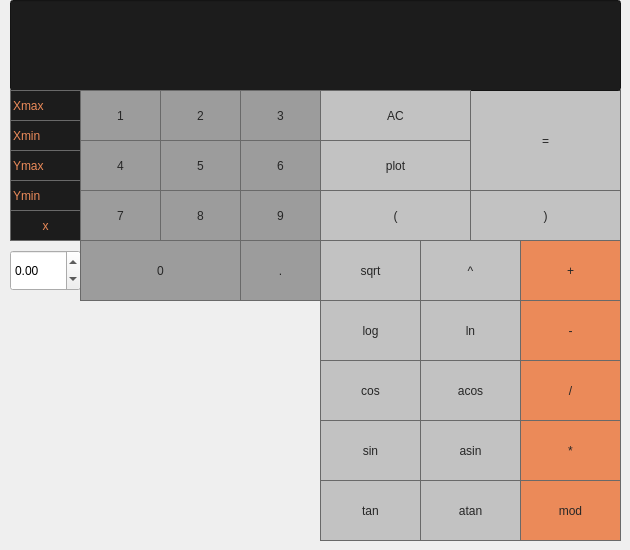
<?xml version="1.0" encoding="UTF-8"?>
<ui version="4.0">
 <class>MainWindow</class>
 <widget class="QMainWindow" name="MainWindow">
  <property name="geometry">
   <rect>
    <x>0</x>
    <y>0</y>
    <width>630</width>
    <height>550</height>
   </rect>
  </property>
  <property name="sizePolicy">
   <sizepolicy hsizetype="Preferred" vsizetype="Preferred">
    <horstretch>0</horstretch>
    <verstretch>0</verstretch>
   </sizepolicy>
  </property>
  <property name="windowTitle">
   <string>MainWindow</string>
  </property>
  <property name="styleSheet">
   <string notr="true"/>
  </property>
  <widget class="QWidget" name="centralwidget">
   <widget class="QPushButton" name="l_bracket">
    <property name="geometry">
     <rect>
      <x>320</x>
      <y>190</y>
      <width>151</width>
      <height>51</height>
     </rect>
    </property>
    <property name="styleSheet">
     <string notr="true">QPushButton {
  background-color: #c2c2c2;
  color: #262626;
  border: 1px solid #696969;
}

QPushButton:pressed {
    background-color: qlineargradient(x1: 0, y1: 0, x2: 0, y2: 1,
                                      stop: 0 #363636, stop: 1 #141414);
}</string>
    </property>
    <property name="text">
     <string>(</string>
    </property>
    <attribute name="buttonGroup">
     <string notr="true">write</string>
    </attribute>
   </widget>
   <widget class="QPushButton" name="minus">
    <property name="geometry">
     <rect>
      <x>520</x>
      <y>300</y>
      <width>101</width>
      <height>61</height>
     </rect>
    </property>
    <property name="sizePolicy">
     <sizepolicy hsizetype="Expanding" vsizetype="Fixed">
      <horstretch>0</horstretch>
      <verstretch>0</verstretch>
     </sizepolicy>
    </property>
    <property name="styleSheet">
     <string notr="true">QPushButton {
  background-color: #eb8a59;
  color: #262626;
  border: 1px solid #696969;
}

QPushButton:pressed {
    background-color: qlineargradient(x1: 0, y1: 0, x2: 0, y2: 1,
                                      stop: 0 #363636, stop: 1 #141414);
}</string>
    </property>
    <property name="text">
     <string>-</string>
    </property>
    <attribute name="buttonGroup">
     <string notr="true">write</string>
    </attribute>
   </widget>
   <widget class="QPushButton" name="ln">
    <property name="geometry">
     <rect>
      <x>420</x>
      <y>300</y>
      <width>101</width>
      <height>61</height>
     </rect>
    </property>
    <property name="sizePolicy">
     <sizepolicy hsizetype="Expanding" vsizetype="Fixed">
      <horstretch>0</horstretch>
      <verstretch>0</verstretch>
     </sizepolicy>
    </property>
    <property name="styleSheet">
     <string notr="true">QPushButton {
  background-color: #c2c2c2;
  color: #262626;
  border: 1px solid #696969;
}

QPushButton:pressed {
    background-color: qlineargradient(x1: 0, y1: 0, x2: 0, y2: 1,
                                      stop: 0 #363636, stop: 1 #141414);
}</string>
    </property>
    <property name="text">
     <string>ln</string>
    </property>
    <attribute name="buttonGroup">
     <string notr="true">write</string>
    </attribute>
   </widget>
   <widget class="QPushButton" name="pow">
    <property name="geometry">
     <rect>
      <x>420</x>
      <y>240</y>
      <width>101</width>
      <height>61</height>
     </rect>
    </property>
    <property name="sizePolicy">
     <sizepolicy hsizetype="Expanding" vsizetype="Fixed">
      <horstretch>0</horstretch>
      <verstretch>0</verstretch>
     </sizepolicy>
    </property>
    <property name="styleSheet">
     <string notr="true">QPushButton {
  background-color: #c2c2c2;
  color: #262626;
  border: 1px solid #696969;
}

QPushButton:pressed {
    background-color: qlineargradient(x1: 0, y1: 0, x2: 0, y2: 1,
                                      stop: 0 #363636, stop: 1 #141414);
}</string>
    </property>
    <property name="text">
     <string>^</string>
    </property>
    <attribute name="buttonGroup">
     <string notr="true">write</string>
    </attribute>
   </widget>
   <widget class="QPushButton" name="mul">
    <property name="geometry">
     <rect>
      <x>520</x>
      <y>420</y>
      <width>101</width>
      <height>61</height>
     </rect>
    </property>
    <property name="sizePolicy">
     <sizepolicy hsizetype="Expanding" vsizetype="Fixed">
      <horstretch>0</horstretch>
      <verstretch>0</verstretch>
     </sizepolicy>
    </property>
    <property name="styleSheet">
     <string notr="true">QPushButton {
  background-color: #eb8a59;
  color: #262626;
  border: 1px solid #696969;
}

QPushButton:pressed {
    background-color: qlineargradient(x1: 0, y1: 0, x2: 0, y2: 1,
                                      stop: 0 #363636, stop: 1 #141414);
}</string>
    </property>
    <property name="text">
     <string>*</string>
    </property>
    <attribute name="buttonGroup">
     <string notr="true">write</string>
    </attribute>
   </widget>
   <widget class="QPushButton" name="div">
    <property name="geometry">
     <rect>
      <x>520</x>
      <y>360</y>
      <width>101</width>
      <height>61</height>
     </rect>
    </property>
    <property name="sizePolicy">
     <sizepolicy hsizetype="Expanding" vsizetype="Fixed">
      <horstretch>0</horstretch>
      <verstretch>0</verstretch>
     </sizepolicy>
    </property>
    <property name="styleSheet">
     <string notr="true">QPushButton {
  background-color: #eb8a59;
  color: #262626;
  border: 1px solid #696969;
}

QPushButton:pressed {
    background-color: qlineargradient(x1: 0, y1: 0, x2: 0, y2: 1,
                                      stop: 0 #363636, stop: 1 #141414);
}</string>
    </property>
    <property name="text">
     <string>/</string>
    </property>
    <attribute name="buttonGroup">
     <string notr="true">write</string>
    </attribute>
   </widget>
   <widget class="QPushButton" name="mod">
    <property name="geometry">
     <rect>
      <x>520</x>
      <y>480</y>
      <width>101</width>
      <height>61</height>
     </rect>
    </property>
    <property name="sizePolicy">
     <sizepolicy hsizetype="Expanding" vsizetype="Fixed">
      <horstretch>0</horstretch>
      <verstretch>0</verstretch>
     </sizepolicy>
    </property>
    <property name="styleSheet">
     <string notr="true">QPushButton {
  background-color: #eb8a59;
  color: #262626;
  border: 1px solid #696969;
}

QPushButton:pressed {
    background-color: qlineargradient(x1: 0, y1: 0, x2: 0, y2: 1,
                                      stop: 0 #363636, stop: 1 #141414);
}</string>
    </property>
    <property name="text">
     <string>mod</string>
    </property>
    <attribute name="buttonGroup">
     <string notr="true">write</string>
    </attribute>
   </widget>
   <widget class="QPushButton" name="plus">
    <property name="geometry">
     <rect>
      <x>520</x>
      <y>240</y>
      <width>101</width>
      <height>61</height>
     </rect>
    </property>
    <property name="sizePolicy">
     <sizepolicy hsizetype="Expanding" vsizetype="Fixed">
      <horstretch>0</horstretch>
      <verstretch>0</verstretch>
     </sizepolicy>
    </property>
    <property name="styleSheet">
     <string notr="true">QPushButton {
  background-color: #eb8a59;
  color: #262626;
  border: 1px solid #696969;
}

QPushButton:pressed {
    background-color: qlineargradient(x1: 0, y1: 0, x2: 0, y2: 1,
                                      stop: 0 #363636, stop: 1 #141414);
}</string>
    </property>
    <property name="text">
     <string>+</string>
    </property>
    <attribute name="buttonGroup">
     <string notr="true">write</string>
    </attribute>
   </widget>
   <widget class="QPushButton" name="sqrt">
    <property name="geometry">
     <rect>
      <x>320</x>
      <y>240</y>
      <width>101</width>
      <height>61</height>
     </rect>
    </property>
    <property name="sizePolicy">
     <sizepolicy hsizetype="Expanding" vsizetype="Fixed">
      <horstretch>0</horstretch>
      <verstretch>0</verstretch>
     </sizepolicy>
    </property>
    <property name="styleSheet">
     <string notr="true">QPushButton {
  background-color: #c2c2c2;
  color: #262626;
  border: 1px solid #696969;
}

QPushButton:pressed {
    background-color: qlineargradient(x1: 0, y1: 0, x2: 0, y2: 1,
                                      stop: 0 #363636, stop: 1 #141414);
}</string>
    </property>
    <property name="text">
     <string>sqrt</string>
    </property>
    <attribute name="buttonGroup">
     <string notr="true">write</string>
    </attribute>
   </widget>
   <widget class="QPushButton" name="r_bracket">
    <property name="geometry">
     <rect>
      <x>470</x>
      <y>190</y>
      <width>151</width>
      <height>51</height>
     </rect>
    </property>
    <property name="styleSheet">
     <string notr="true">QPushButton {
  background-color: #c2c2c2;
  color: #262626;
  border: 1px solid #696969;
}

QPushButton:pressed {
    background-color: qlineargradient(x1: 0, y1: 0, x2: 0, y2: 1,
                                      stop: 0 #363636, stop: 1 #141414);
}</string>
    </property>
    <property name="text">
     <string>)</string>
    </property>
    <attribute name="buttonGroup">
     <string notr="true">write</string>
    </attribute>
   </widget>
   <widget class="QPushButton" name="eq">
    <property name="geometry">
     <rect>
      <x>470</x>
      <y>90</y>
      <width>151</width>
      <height>101</height>
     </rect>
    </property>
    <property name="styleSheet">
     <string notr="true">QPushButton {
  background-color: #c2c2c2;
  color: #262626;
  border: 1px solid #696969;
}

QPushButton:pressed {
    background-color: qlineargradient(x1: 0, y1: 0, x2: 0, y2: 1,
                                      stop: 0 #363636, stop: 1 #141414);
}</string>
    </property>
    <property name="text">
     <string>=</string>
    </property>
   </widget>
   <widget class="QLineEdit" name="lineEdit">
    <property name="geometry">
     <rect>
      <x>10</x>
      <y>0</y>
      <width>611</width>
      <height>91</height>
     </rect>
    </property>
    <property name="sizePolicy">
     <sizepolicy hsizetype="Expanding" vsizetype="Fixed">
      <horstretch>0</horstretch>
      <verstretch>10</verstretch>
     </sizepolicy>
    </property>
    <property name="minimumSize">
     <size>
      <width>0</width>
      <height>0</height>
     </size>
    </property>
    <property name="baseSize">
     <size>
      <width>0</width>
      <height>0</height>
     </size>
    </property>
    <property name="font">
     <font>
      <pointsize>60</pointsize>
     </font>
    </property>
    <property name="styleSheet">
     <string notr="true">QLineEdit {
  background-color: #1c1c1c;
  color: #c2c2c2;
}</string>
    </property>
   </widget>
   <widget class="QPushButton" name="dot_2">
    <property name="geometry">
     <rect>
      <x>320</x>
      <y>140</y>
      <width>151</width>
      <height>51</height>
     </rect>
    </property>
    <property name="sizePolicy">
     <sizepolicy hsizetype="Expanding" vsizetype="Fixed">
      <horstretch>0</horstretch>
      <verstretch>0</verstretch>
     </sizepolicy>
    </property>
    <property name="styleSheet">
     <string notr="true">QPushButton {
  background-color: #c2c2c2;
  color: #262626;
  border: 1px solid #696969;
}

QPushButton:pressed {
    background-color: qlineargradient(x1: 0, y1: 0, x2: 0, y2: 1,
                                      stop: 0 #363636, stop: 1 #141414);
}</string>
    </property>
    <property name="text">
     <string>plot</string>
    </property>
   </widget>
   <widget class="QPushButton" name="AC">
    <property name="geometry">
     <rect>
      <x>320</x>
      <y>90</y>
      <width>151</width>
      <height>51</height>
     </rect>
    </property>
    <property name="styleSheet">
     <string notr="true">QPushButton {
  background-color: #c2c2c2;
  color: #262626;
  border: 1px solid #696969;
}

QPushButton:pressed {
    background-color: qlineargradient(x1: 0, y1: 0, x2: 0, y2: 1,
                                      stop: 0 #363636, stop: 1 #141414);
}</string>
    </property>
    <property name="text">
     <string>AC</string>
    </property>
   </widget>
   <widget class="QDoubleSpinBox" name="doubleSpinBox">
    <property name="geometry">
     <rect>
      <x>10</x>
      <y>250</y>
      <width>71</width>
      <height>41</height>
     </rect>
    </property>
    <property name="showGroupSeparator" stdset="0">
     <bool>false</bool>
    </property>
    <property name="minimum">
     <double>-1000000.000000000000000</double>
    </property>
    <property name="maximum">
     <double>1000000.000000000000000</double>
    </property>
    <property name="singleStep">
     <double>0.010000000000000</double>
    </property>
    <property name="value">
     <double>0.000000000000000</double>
    </property>
   </widget>
   <widget class="QPushButton" name="digit_6">
    <property name="geometry">
     <rect>
      <x>80</x>
      <y>140</y>
      <width>81</width>
      <height>51</height>
     </rect>
    </property>
    <property name="sizePolicy">
     <sizepolicy hsizetype="Expanding" vsizetype="Fixed">
      <horstretch>0</horstretch>
      <verstretch>0</verstretch>
     </sizepolicy>
    </property>
    <property name="styleSheet">
     <string notr="true">QPushButton {
  background-color: #9c9c9c;
  color: #262626;
  border: 1px solid #696969;
}

QPushButton:pressed {
    background-color: qlineargradient(x1: 0, y1: 0, x2: 0, y2: 1,
                                      stop: 0 #363636, stop: 1 #141414);
}</string>
    </property>
    <property name="text">
     <string>4</string>
    </property>
    <attribute name="buttonGroup">
     <string notr="true">write</string>
    </attribute>
   </widget>
   <widget class="QPushButton" name="digit_7">
    <property name="geometry">
     <rect>
      <x>80</x>
      <y>190</y>
      <width>81</width>
      <height>51</height>
     </rect>
    </property>
    <property name="sizePolicy">
     <sizepolicy hsizetype="Expanding" vsizetype="Fixed">
      <horstretch>0</horstretch>
      <verstretch>0</verstretch>
     </sizepolicy>
    </property>
    <property name="styleSheet">
     <string notr="true">QPushButton {
  background-color: #9c9c9c;
  color: #262626;
  border: 1px solid #696969;
}

QPushButton:pressed {
    background-color: qlineargradient(x1: 0, y1: 0, x2: 0, y2: 1,
                                      stop: 0 #363636, stop: 1 #141414);
}</string>
    </property>
    <property name="text">
     <string>7</string>
    </property>
    <attribute name="buttonGroup">
     <string notr="true">write</string>
    </attribute>
   </widget>
   <widget class="QPushButton" name="digit_8">
    <property name="geometry">
     <rect>
      <x>160</x>
      <y>190</y>
      <width>81</width>
      <height>51</height>
     </rect>
    </property>
    <property name="sizePolicy">
     <sizepolicy hsizetype="Expanding" vsizetype="Fixed">
      <horstretch>0</horstretch>
      <verstretch>0</verstretch>
     </sizepolicy>
    </property>
    <property name="styleSheet">
     <string notr="true">QPushButton {
  background-color: #9c9c9c;
  color: #262626;
  border: 1px solid #696969;
}

QPushButton:pressed {
    background-color: qlineargradient(x1: 0, y1: 0, x2: 0, y2: 1,
                                      stop: 0 #363636, stop: 1 #141414);
}</string>
    </property>
    <property name="text">
     <string>8</string>
    </property>
    <attribute name="buttonGroup">
     <string notr="true">write</string>
    </attribute>
   </widget>
   <widget class="QPushButton" name="dot">
    <property name="geometry">
     <rect>
      <x>240</x>
      <y>240</y>
      <width>81</width>
      <height>61</height>
     </rect>
    </property>
    <property name="sizePolicy">
     <sizepolicy hsizetype="Expanding" vsizetype="Fixed">
      <horstretch>0</horstretch>
      <verstretch>0</verstretch>
     </sizepolicy>
    </property>
    <property name="styleSheet">
     <string notr="true">QPushButton {
  background-color: #9c9c9c;
  color: #262626;
  border: 1px solid #696969;
}

QPushButton:pressed {
    background-color: qlineargradient(x1: 0, y1: 0, x2: 0, y2: 1,
                                      stop: 0 #363636, stop: 1 #141414);
}</string>
    </property>
    <property name="text">
     <string>.</string>
    </property>
    <attribute name="buttonGroup">
     <string notr="true">write</string>
    </attribute>
   </widget>
   <widget class="QPushButton" name="digit_9">
    <property name="geometry">
     <rect>
      <x>240</x>
      <y>190</y>
      <width>81</width>
      <height>51</height>
     </rect>
    </property>
    <property name="sizePolicy">
     <sizepolicy hsizetype="Expanding" vsizetype="Fixed">
      <horstretch>0</horstretch>
      <verstretch>0</verstretch>
     </sizepolicy>
    </property>
    <property name="styleSheet">
     <string notr="true">QPushButton {
  background-color: #9c9c9c;
  color: #262626;
  border: 1px solid #696969;
}

QPushButton:pressed {
    background-color: qlineargradient(x1: 0, y1: 0, x2: 0, y2: 1,
                                      stop: 0 #363636, stop: 1 #141414);
}</string>
    </property>
    <property name="text">
     <string>9</string>
    </property>
    <attribute name="buttonGroup">
     <string notr="true">write</string>
    </attribute>
   </widget>
   <widget class="QPushButton" name="digit_5">
    <property name="geometry">
     <rect>
      <x>240</x>
      <y>140</y>
      <width>81</width>
      <height>51</height>
     </rect>
    </property>
    <property name="sizePolicy">
     <sizepolicy hsizetype="Expanding" vsizetype="Fixed">
      <horstretch>0</horstretch>
      <verstretch>0</verstretch>
     </sizepolicy>
    </property>
    <property name="styleSheet">
     <string notr="true">QPushButton {
  background-color: #9c9c9c;
  color: #262626;
  border: 1px solid #696969;
}

QPushButton:pressed {
    background-color: qlineargradient(x1: 0, y1: 0, x2: 0, y2: 1,
                                      stop: 0 #363636, stop: 1 #141414);
}</string>
    </property>
    <property name="text">
     <string>6</string>
    </property>
    <attribute name="buttonGroup">
     <string notr="true">write</string>
    </attribute>
   </widget>
   <widget class="QPushButton" name="digit_4">
    <property name="geometry">
     <rect>
      <x>160</x>
      <y>140</y>
      <width>81</width>
      <height>51</height>
     </rect>
    </property>
    <property name="sizePolicy">
     <sizepolicy hsizetype="Expanding" vsizetype="Fixed">
      <horstretch>0</horstretch>
      <verstretch>0</verstretch>
     </sizepolicy>
    </property>
    <property name="styleSheet">
     <string notr="true">QPushButton {
  background-color: #9c9c9c;
  color: #262626;
  border: 1px solid #696969;
}

QPushButton:pressed {
    background-color: qlineargradient(x1: 0, y1: 0, x2: 0, y2: 1,
                                      stop: 0 #363636, stop: 1 #141414);
}</string>
    </property>
    <property name="text">
     <string>5</string>
    </property>
    <attribute name="buttonGroup">
     <string notr="true">write</string>
    </attribute>
   </widget>
   <widget class="QPushButton" name="digit">
    <property name="geometry">
     <rect>
      <x>240</x>
      <y>90</y>
      <width>81</width>
      <height>51</height>
     </rect>
    </property>
    <property name="sizePolicy">
     <sizepolicy hsizetype="Expanding" vsizetype="Fixed">
      <horstretch>0</horstretch>
      <verstretch>0</verstretch>
     </sizepolicy>
    </property>
    <property name="styleSheet">
     <string notr="true">QPushButton {
  background-color: #9c9c9c;
  color: #262626;
  border: 1px solid #696969;
}

QPushButton:pressed {
    background-color: qlineargradient(x1: 0, y1: 0, x2: 0, y2: 1,
                                      stop: 0 #363636, stop: 1 #141414);
}</string>
    </property>
    <property name="text">
     <string>3</string>
    </property>
    <attribute name="buttonGroup">
     <string notr="true">write</string>
    </attribute>
   </widget>
   <widget class="QPushButton" name="digit_2">
    <property name="geometry">
     <rect>
      <x>160</x>
      <y>90</y>
      <width>81</width>
      <height>51</height>
     </rect>
    </property>
    <property name="sizePolicy">
     <sizepolicy hsizetype="Expanding" vsizetype="Fixed">
      <horstretch>0</horstretch>
      <verstretch>0</verstretch>
     </sizepolicy>
    </property>
    <property name="styleSheet">
     <string notr="true">QPushButton {
  background-color: #9c9c9c;
  color: #262626;
  border: 1px solid #696969;
}

QPushButton:pressed {
    background-color: qlineargradient(x1: 0, y1: 0, x2: 0, y2: 1,
                                      stop: 0 #363636, stop: 1 #141414);
}</string>
    </property>
    <property name="text">
     <string>2</string>
    </property>
    <attribute name="buttonGroup">
     <string notr="true">write</string>
    </attribute>
   </widget>
   <widget class="QPushButton" name="digit_3">
    <property name="geometry">
     <rect>
      <x>80</x>
      <y>90</y>
      <width>81</width>
      <height>51</height>
     </rect>
    </property>
    <property name="sizePolicy">
     <sizepolicy hsizetype="Expanding" vsizetype="Fixed">
      <horstretch>0</horstretch>
      <verstretch>0</verstretch>
     </sizepolicy>
    </property>
    <property name="styleSheet">
     <string notr="true">QPushButton {
  background-color: #9c9c9c;
  color: #262626;
  border: 1px solid #696969;
}

QPushButton:pressed {
    background-color: qlineargradient(x1: 0, y1: 0, x2: 0, y2: 1,
                                      stop: 0 #363636, stop: 1 #141414);
}</string>
    </property>
    <property name="text">
     <string>1</string>
    </property>
    <attribute name="buttonGroup">
     <string notr="true">write</string>
    </attribute>
   </widget>
   <widget class="QPushButton" name="asin">
    <property name="geometry">
     <rect>
      <x>420</x>
      <y>420</y>
      <width>101</width>
      <height>61</height>
     </rect>
    </property>
    <property name="sizePolicy">
     <sizepolicy hsizetype="Expanding" vsizetype="Fixed">
      <horstretch>0</horstretch>
      <verstretch>0</verstretch>
     </sizepolicy>
    </property>
    <property name="styleSheet">
     <string notr="true">QPushButton {
  background-color: #c2c2c2;
  color: #262626;
  border: 1px solid #696969;
}

QPushButton:pressed {
    background-color: qlineargradient(x1: 0, y1: 0, x2: 0, y2: 1,
                                      stop: 0 #363636, stop: 1 #141414);
}</string>
    </property>
    <property name="text">
     <string>asin</string>
    </property>
    <attribute name="buttonGroup">
     <string notr="true">write</string>
    </attribute>
   </widget>
   <widget class="QPushButton" name="sin">
    <property name="geometry">
     <rect>
      <x>320</x>
      <y>420</y>
      <width>101</width>
      <height>61</height>
     </rect>
    </property>
    <property name="sizePolicy">
     <sizepolicy hsizetype="Expanding" vsizetype="Fixed">
      <horstretch>0</horstretch>
      <verstretch>0</verstretch>
     </sizepolicy>
    </property>
    <property name="styleSheet">
     <string notr="true">QPushButton {
  background-color: #c2c2c2;
  color: #262626;
  border: 1px solid #696969;
}

QPushButton:pressed {
    background-color: qlineargradient(x1: 0, y1: 0, x2: 0, y2: 1,
                                      stop: 0 #363636, stop: 1 #141414);
}</string>
    </property>
    <property name="text">
     <string>sin</string>
    </property>
    <attribute name="buttonGroup">
     <string notr="true">write</string>
    </attribute>
   </widget>
   <widget class="QPushButton" name="acos">
    <property name="geometry">
     <rect>
      <x>420</x>
      <y>360</y>
      <width>101</width>
      <height>61</height>
     </rect>
    </property>
    <property name="sizePolicy">
     <sizepolicy hsizetype="Expanding" vsizetype="Fixed">
      <horstretch>0</horstretch>
      <verstretch>0</verstretch>
     </sizepolicy>
    </property>
    <property name="styleSheet">
     <string notr="true">QPushButton {
  background-color: #c2c2c2;
  color: #262626;
  border: 1px solid #696969;
}

QPushButton:pressed {
    background-color: qlineargradient(x1: 0, y1: 0, x2: 0, y2: 1,
                                      stop: 0 #363636, stop: 1 #141414);
}</string>
    </property>
    <property name="text">
     <string>acos</string>
    </property>
    <attribute name="buttonGroup">
     <string notr="true">write</string>
    </attribute>
   </widget>
   <widget class="QPushButton" name="cos">
    <property name="geometry">
     <rect>
      <x>320</x>
      <y>360</y>
      <width>101</width>
      <height>61</height>
     </rect>
    </property>
    <property name="sizePolicy">
     <sizepolicy hsizetype="Expanding" vsizetype="Fixed">
      <horstretch>0</horstretch>
      <verstretch>0</verstretch>
     </sizepolicy>
    </property>
    <property name="styleSheet">
     <string notr="true">QPushButton {
  background-color: #c2c2c2;
  color: #262626;
  border: 1px solid #696969;
}

QPushButton:pressed {
    background-color: qlineargradient(x1: 0, y1: 0, x2: 0, y2: 1,
                                      stop: 0 #363636, stop: 1 #141414);
}</string>
    </property>
    <property name="text">
     <string>cos</string>
    </property>
    <attribute name="buttonGroup">
     <string notr="true">write</string>
    </attribute>
   </widget>
   <widget class="QPushButton" name="tan">
    <property name="geometry">
     <rect>
      <x>320</x>
      <y>480</y>
      <width>101</width>
      <height>61</height>
     </rect>
    </property>
    <property name="sizePolicy">
     <sizepolicy hsizetype="Expanding" vsizetype="Fixed">
      <horstretch>0</horstretch>
      <verstretch>0</verstretch>
     </sizepolicy>
    </property>
    <property name="styleSheet">
     <string notr="true">QPushButton {
  background-color: #c2c2c2;
  color: #262626;
  border: 1px solid #696969;
}

QPushButton:pressed {
    background-color: qlineargradient(x1: 0, y1: 0, x2: 0, y2: 1,
                                      stop: 0 #363636, stop: 1 #141414);
}</string>
    </property>
    <property name="text">
     <string>tan</string>
    </property>
    <attribute name="buttonGroup">
     <string notr="true">write</string>
    </attribute>
   </widget>
   <widget class="QPushButton" name="atan">
    <property name="geometry">
     <rect>
      <x>420</x>
      <y>480</y>
      <width>101</width>
      <height>61</height>
     </rect>
    </property>
    <property name="sizePolicy">
     <sizepolicy hsizetype="Expanding" vsizetype="Fixed">
      <horstretch>0</horstretch>
      <verstretch>0</verstretch>
     </sizepolicy>
    </property>
    <property name="styleSheet">
     <string notr="true">QPushButton {
  background-color: #c2c2c2;
  color: #262626;
  border: 1px solid #696969;
}

QPushButton:pressed {
    background-color: qlineargradient(x1: 0, y1: 0, x2: 0, y2: 1,
                                      stop: 0 #363636, stop: 1 #141414);
}</string>
    </property>
    <property name="text">
     <string>atan</string>
    </property>
    <attribute name="buttonGroup">
     <string notr="true">write</string>
    </attribute>
   </widget>
   <widget class="QCustomPlot" name="widget" native="true">
    <property name="geometry">
     <rect>
      <x>10</x>
      <y>310</y>
      <width>301</width>
      <height>231</height>
     </rect>
    </property>
    <property name="styleSheet">
     <string notr="true"/>
    </property>
   </widget>
   <widget class="QLineEdit" name="Xmin">
    <property name="geometry">
     <rect>
      <x>10</x>
      <y>120</y>
      <width>71</width>
      <height>31</height>
     </rect>
    </property>
    <property name="styleSheet">
     <string notr="true">QLineEdit {
  background-color: #1c1c1c;
  color: #eb8a59;
  border: 1px solid #696969;
}</string>
    </property>
    <property name="text">
     <string>Xmin</string>
    </property>
   </widget>
   <widget class="QPushButton" name="digit_10">
    <property name="geometry">
     <rect>
      <x>80</x>
      <y>240</y>
      <width>161</width>
      <height>61</height>
     </rect>
    </property>
    <property name="sizePolicy">
     <sizepolicy hsizetype="Expanding" vsizetype="Fixed">
      <horstretch>0</horstretch>
      <verstretch>0</verstretch>
     </sizepolicy>
    </property>
    <property name="styleSheet">
     <string notr="true">QPushButton {
  background-color: #9c9c9c;
  color: #262626;
  border: 1px solid #696969;
}

QPushButton:pressed {
    background-color: qlineargradient(x1: 0, y1: 0, x2: 0, y2: 1,
                                      stop: 0 #363636, stop: 1 #141414);
}</string>
    </property>
    <property name="text">
     <string>0</string>
    </property>
    <attribute name="buttonGroup">
     <string notr="true">write</string>
    </attribute>
   </widget>
   <widget class="QLineEdit" name="Xmax">
    <property name="geometry">
     <rect>
      <x>10</x>
      <y>90</y>
      <width>71</width>
      <height>31</height>
     </rect>
    </property>
    <property name="styleSheet">
     <string notr="true">QLineEdit {
  background-color: #1c1c1c;
  color: #eb8a59;
  border: 1px solid #696969;
}</string>
    </property>
    <property name="text">
     <string>Xmax</string>
    </property>
   </widget>
   <widget class="QPushButton" name="log">
    <property name="geometry">
     <rect>
      <x>320</x>
      <y>300</y>
      <width>101</width>
      <height>61</height>
     </rect>
    </property>
    <property name="sizePolicy">
     <sizepolicy hsizetype="Expanding" vsizetype="Fixed">
      <horstretch>0</horstretch>
      <verstretch>0</verstretch>
     </sizepolicy>
    </property>
    <property name="styleSheet">
     <string notr="true">QPushButton {
  background-color: #c2c2c2;
  color: #262626;
  border: 1px solid #696969;
}

QPushButton:pressed {
    background-color: qlineargradient(x1: 0, y1: 0, x2: 0, y2: 1,
                                      stop: 0 #363636, stop: 1 #141414);
}</string>
    </property>
    <property name="text">
     <string>log</string>
    </property>
    <attribute name="buttonGroup">
     <string notr="true">write</string>
    </attribute>
   </widget>
   <widget class="QLineEdit" name="Ymin">
    <property name="geometry">
     <rect>
      <x>10</x>
      <y>180</y>
      <width>71</width>
      <height>31</height>
     </rect>
    </property>
    <property name="styleSheet">
     <string notr="true">QLineEdit {
  background-color: #1c1c1c;
  color: #eb8a59;
  border: 1px solid #696969;
}</string>
    </property>
    <property name="text">
     <string>Ymin</string>
    </property>
   </widget>
   <widget class="QLineEdit" name="Ymax">
    <property name="geometry">
     <rect>
      <x>10</x>
      <y>150</y>
      <width>71</width>
      <height>31</height>
     </rect>
    </property>
    <property name="styleSheet">
     <string notr="true">QLineEdit {
  background-color: #1c1c1c;
  color: #eb8a59;
  border: 1px solid #696969;
}</string>
    </property>
    <property name="text">
     <string>Ymax</string>
    </property>
   </widget>
   <widget class="QPushButton" name="X">
    <property name="geometry">
     <rect>
      <x>10</x>
      <y>210</y>
      <width>71</width>
      <height>31</height>
     </rect>
    </property>
    <property name="styleSheet">
     <string notr="true">QPushButton {
  background-color: #1c1c1c;
  color: #eb8a59;
  border: 1px solid #696969;
}

QPushButton:pressed {
    background-color: qlineargradient(x1: 0, y1: 0, x2: 0, y2: 1,
                                      stop: 0 #363636, stop: 1 #141414);
}</string>
    </property>
    <property name="text">
     <string>x</string>
    </property>
    <attribute name="buttonGroup">
     <string notr="true">write</string>
    </attribute>
   </widget>
  </widget>
 </widget>
 <customwidgets>
  <customwidget>
   <class>QCustomPlot</class>
   <extends>QWidget</extends>
   <header>qcustomplot.h</header>
   <container>1</container>
  </customwidget>
 </customwidgets>
 <resources/>
 <connections/>
 <buttongroups>
  <buttongroup name="write"/>
 </buttongroups>
</ui>
